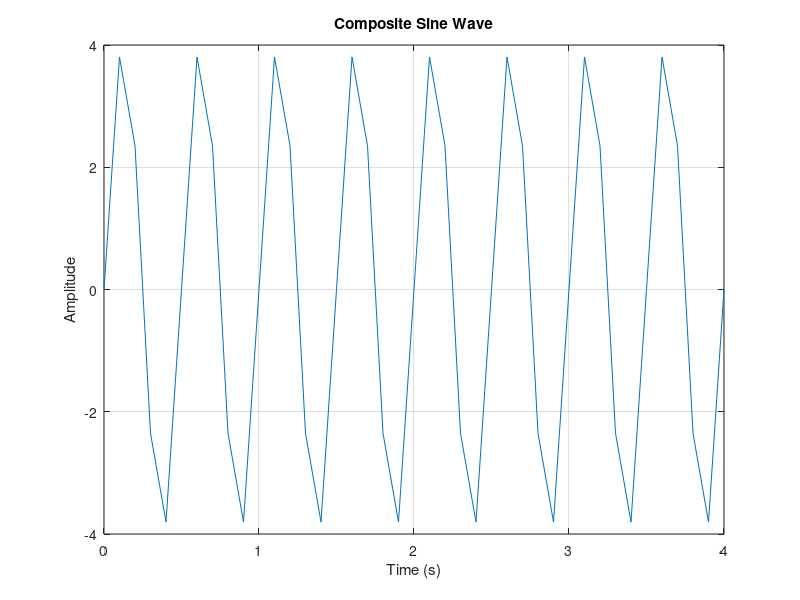

Reproduce this figure in MATLAB.
clc;
clear all;
close all;

% Parameters
A = 3;
B = 4;
C = 5;
f1 = 10; % Frequency in Hz
f2 = 12; % Frequency in Hz
f3 = 15; % Frequency in Hz
t = 0:0.1:4; % Time vector from 0 to 4 seconds with a step of 0.1 seconds

% Generate the individual sine waves
f1_t = A * sin(2 * pi * f1 * t);
f2_t = B * sin(2 * pi * f2 * t);
f3_t = C * sin(2 * pi * f3 * t);

% Composite sine wave
f_t = f1_t + f2_t + f3_t;

% Plot the composite sine wave
figure(1);
plot(t, f_t);
title('Composite Sine Wave');
xlabel('Time (s)');
ylabel('Amplitude');
grid on;
